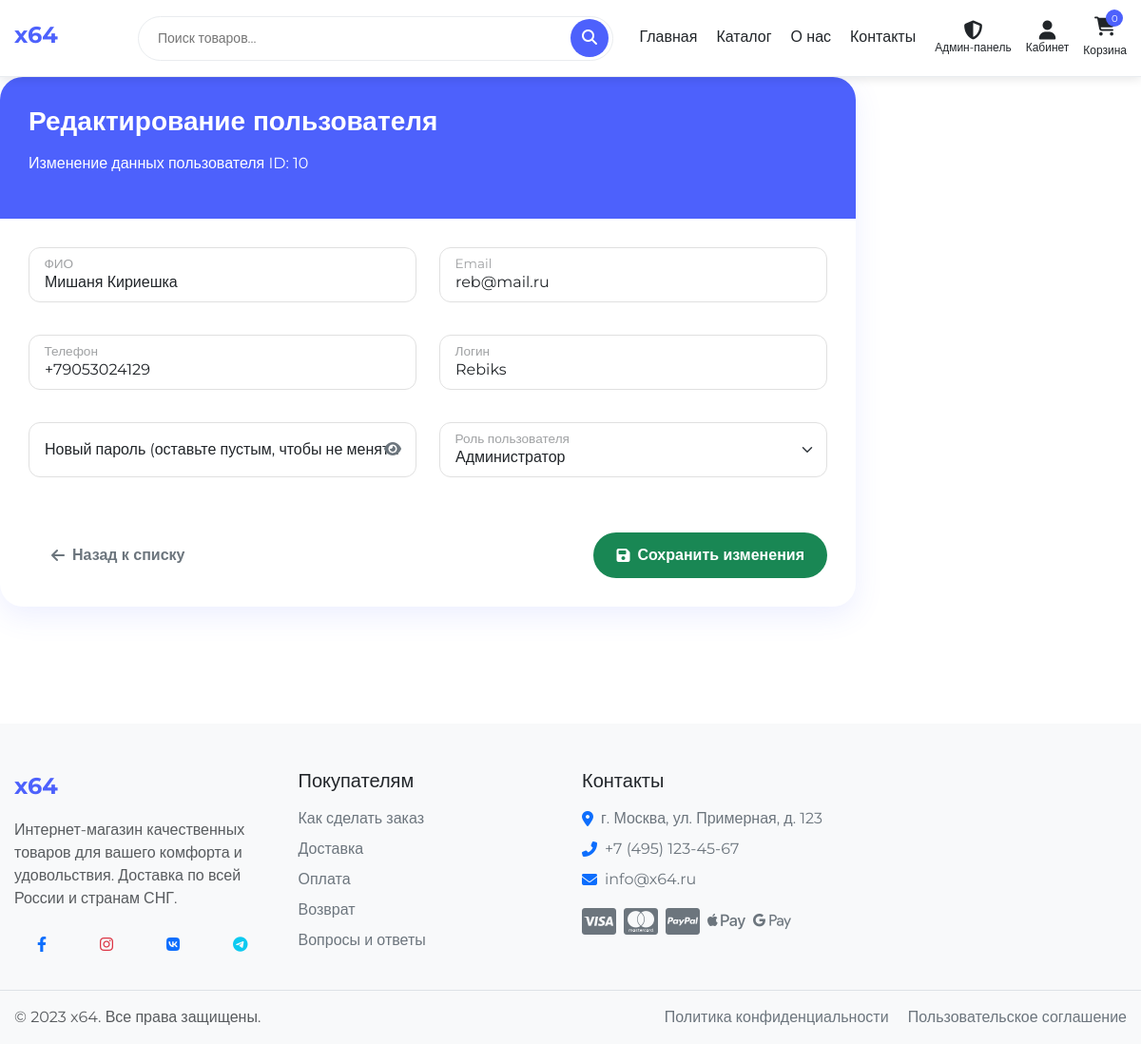
Screenshot of /admin/edit_user.php?id=10 (signed in) with the database file from the repository.
### tables this page shows
CREATE TABLE `users` (
  `id` int NOT NULL,
  `fullname` varchar(255) NOT NULL COMMENT 'ФИО пользователя (отчество не обязательно)',
  `email` varchar(255) NOT NULL COMMENT 'Электронная почта пользователя',
  `phone` varchar(20) NOT NULL COMMENT 'Номер телефона пользователя',
  `login` varchar(255) NOT NULL COMMENT 'Логин пользователя для входа в систему',
  `password` varchar(255) NOT NULL COMMENT 'Хешированный пароль пользователя',
  `role` varchar(20) NOT NULL DEFAULT 'user' COMMENT 'Роль пользователя (по умолчанию "user")',
  `telegram_id` varchar(50) DEFAULT NULL COMMENT 'ID пользователя в Telegram',
  `telegram_username` varchar(100) DEFAULT NULL COMMENT 'Username пользователя в Telegram',
  `telegram_verification_code` varchar(10) DEFAULT NULL COMMENT 'Код для подтверждения привязки Telegram',
  `telegram_code_expires` timestamp NULL DEFAULT NULL COMMENT 'Время истечения кода подтверждения'
);

### includes/config/db_functions.php (called while the page is built, shortened)
<?php
function getUserById($user_id) {
    global $conn;
    $sql = "SELECT id, fullname, email, phone, login, role FROM users WHERE id = " . (int)$user_id;
    $result = mysqli_query($conn, $sql);
    if (mysqli_num_rows($result) > 0) {
        return mysqli_fetch_assoc($result);
    }
    return null;
}

### admin/edit_user.php (the view, shortened to what this page needs)
<?php
require_once '../includes/config/db_functions.php';
$edit_user_id = (int)$_GET['id'];
$edit_user = getUserById($edit_user_id);
include_once '../includes/header/header.php';
?>
            <div class="col-lg-9 col-md-8">
                <div class="profile-main-card">
                    <div class="profile-header">
                        <h2 class="profile-name">Редактирование пользователя</h2>
                        <p>Изменение данных пользователя ID: <?php echo $edit_user_id; ?></p>
                    </div>
                    <div class="profile-body">
                        <form action="" method="post">
                            <div class="row">
                                <div class="col-md-6 mb-4">
                                    <div class="form-floating">
                                        <input type="text" class="form-control rounded-4" id="fullname" name="fullname" value="<?php echo htmlspecialchars($edit_user['fullname']); ?>" placeholder="Иванов Иван Иванович" required>
                                        <label for="fullname">ФИО</label>
                                    </div>
                                </div>
                                <div class="col-md-6 mb-4">
                                    <div class="form-floating">
                                        <input type="email" class="form-control rounded-4" id="email" name="email" value="<?php echo htmlspecialchars($edit_user['email']); ?>" placeholder="mail@example.com" required>
                                        <label for="email">Email</label>
                                    </div>
                                </div>
                                <div class="col-md-6 mb-4">
                                    <div class="form-floating">
                                        <input type="tel" class="form-control rounded-4" id="phone" name="phone" value="<?php echo htmlspecialchars($edit_user['phone']); ?>" placeholder="+7 (999) 999-99-99" required>
                                        <label for="phone">Телефон</label>
                                    </div>
                                </div>
                                <div class="col-md-6 mb-4">
                                    <div class="form-floating">
                                        <input type="text" class="form-control rounded-4" id="login" name="login" value="<?php echo htmlspecialchars($edit_user['login']); ?>" placeholder="username" required>
                                        <label for="login">Логин</label>
                                    </div>
                                </div>
                                <div class="col-md-6 mb-4">
                                    <div class="form-floating password-field">
                                        <input type="password" class="form-control rounded-4" id="password" name="password" placeholder="Пароль">
                                        <label for="password">Новый пароль (оставьте пустым, чтобы не менять)</label>
                                        <span class="password-toggle" onclick="togglePassword('password')">
                                            <i class="fas fa-eye"></i>
                                        </span>
                                    </div>
                                </div>
                                <div class="col-md-6 mb-4">
                                    <div class="form-floating">
                                        <select class="form-select rounded-4" id="role" name="role" required>
                                            <option value="Администратор" <?php echo $edit_user['role'] === 'Администратор' ? 'selected' : ''; ?>>Администратор</option>
                                        </select>
                                        <label for="role">Роль пользователя</label>
                                    </div>
                                </div>
                            </div>
                            <div class="d-flex justify-content-between mt-4">
                                <a href="index.php?tab=users" class="btn btn-outline-secondary rounded-pill px-4">
                                    <i class="fas fa-arrow-left me-2"></i>Назад к списку
                                </a>
                                <button type="submit" class="btn btn-success rounded-pill px-4">
                                    <i class="fas fa-save me-2"></i>Сохранить изменения
                                </button>
                            </div>
                        </form>
                    </div>
                </div>
            </div>
<?php
include_once '../includes/footer/footer.php';
?>

### css/style.css (style rules this page uses)
:root { --primary-color: #4d61fc; --primary-color-hover: #3a4cd1; --secondary-color: #6c757d; --success-color: #28a745; --danger-color: #dc3545; --warning-color: #ffc107; --info-color: #17a2b8; --light-color: #f8f9fa; --dark-color: #343a40; --body-bg: #ffffff; --text-color: #212529; --border-color: #e9ecef; --border-radius: 16px; --btn-border-radius: 50px; --box-shadow: 0 0.5rem 1rem rgba(0, 0, 0, 0.15); --transition: all 0.3s cubic-bezier(0.4, 0, 0.2, 1); --container-width: 1200px; }
* { margin: 0; padding: 0; box-sizing: border-box; }
html { scroll-behavior: smooth; overflow-x: hidden; width: 100%; position: relative; }
body { font-family: 'Montserrat', sans-serif; font-size: 16px; line-height: 1.5; color: var(--text-color); background-color: var(--body-bg); overflow-x: hidden; width: 100%; position: relative; max-width: 100vw; }
a { color: var(--primary-color); text-decoration: none; transition: var(--transition); }
.btn { display: inline-flex; align-items: center; justify-content: center; padding: 12px 24px; font-size: 16px; font-weight: 600; border-radius: var(--btn-border-radius) !important; cursor: pointer; transition: var(--transition); border: none; outline: none; }
.profile-main-card { border-radius: 24px; box-shadow: 0 10px 30px rgba(77, 97, 252, 0.1); transition: all 0.3s ease; background-color: #fff; overflow: hidden; margin-bottom: 25px; }
.profile-header { background: var(--primary-color); color: white; padding: 30px; position: relative; overflow: hidden; }
.profile-header::after { display: none; }
.profile-name { font-size: 28px; font-weight: 600; margin-bottom: 15px; }
.profile-body { padding: 30px; }
.profile-card, .profile-main-card, .profile-info-card { animation: fadeIn 0.6s ease-out forwards; }
.profile-main-card { animation: fadeIn 0.5s 0.1s ease-out forwards; opacity: 0; }

### css/components/home.css (style rules this page uses)
.d-flex { display: flex; }
.mb-4 { margin-bottom: 1.5rem; }
.mt-4 { margin-top: 1.5rem; }

### admin/edit_user.php (style rules this page uses)
.form-floating { position: relative; margin-bottom: 10px; }
.form-floating > .form-control, .form-floating > .form-select { padding: 1.5rem 1rem 0.5rem; height: calc(3.5rem + 2px); }
.form-floating > label { position: absolute; top: 0; left: 0; width: 100%; height: 100%; padding: 1rem 1rem; pointer-events: none; border: 1px solid transparent; transform-origin: 0 0; transition: opacity .1s ease-in-out, transform .1s ease-in-out; }
.form-floating > .form-control:focus ~ label, .form-floating > .form-control:not(:placeholder-shown) ~ label, .form-floating > .form-select ~ label { opacity: 0.65; transform: scale(0.85) translateY(-0.5rem) translateX(0.15rem); }
.form-control, .form-select { border: 1px solid #e0e0e0; transition: all 0.3s; }
.rounded-4 { border-radius: 12px !important; }
.password-field { position: relative; }
.password-toggle { position: absolute; top: 50%; right: 1rem; transform: translateY(-50%); cursor: pointer; z-index: 5; color: #6c757d; transition: all 0.3s; }

### rows the page displays
users: fullname "Мишаня Кириешка", email "reb@mail.ru", phone "+79053024129", login "Rebiks", role "Администратор"

### other values shown
$edit_user_id "10"
